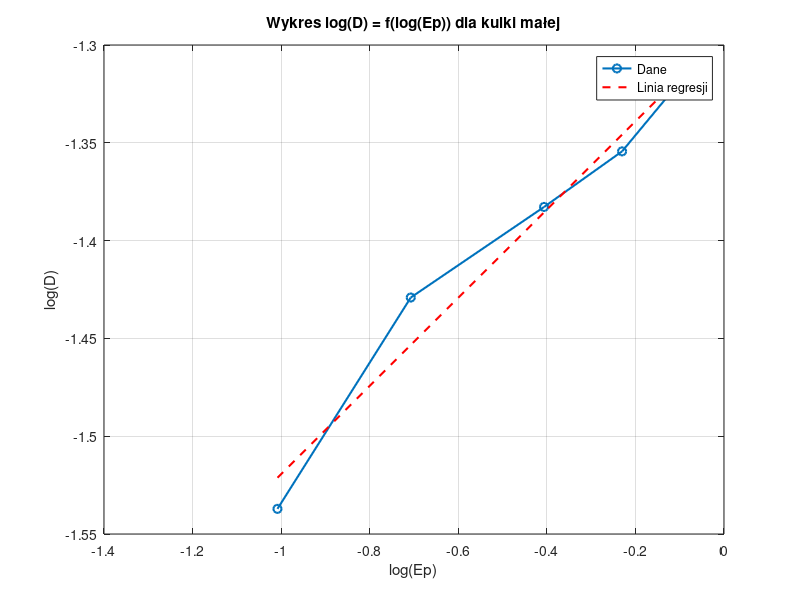

The MATLAB source for this figure:
% filepath: c:\Users\piogw\Documents\GitHub\Kolishar\kulamala.m
clear; clc; close all;

% Dane
D = [29.03, 37.23, 41.42, 44.22, 47.83] / 1000; % Średnia [m] (przekształcenie z mm na m)
logD = log10(D); % log(D)
Ep = [0.0981, 0.1962, 0.3924, 0.5886, 0.7848]; % Energia [J]
logEp = log10(Ep); % log(Ep)

% Wykres
figure;
plot(logEp, logD, '-o', 'LineWidth', 1.5);
grid on;
xlabel('log(Ep)');
ylabel('log(D)');
title('Wykres log(D) = f(log(Ep)) dla kulki małej');

% Obliczenie współczynnika kierunkowego prostej regresji
coefficients = polyfit(logEp, logD, 1); % Dopasowanie prostej (1 oznacza liniową)
slope = coefficients(1); % Współczynnik kierunkowy
intercept = coefficients(2); % Wyraz wolny

% Wyświetlenie wyników
disp(['Współczynnik kierunkowy (slope): ', num2str(slope)]);
disp(['Wyraz wolny (intercept): ', num2str(intercept)]);

% Dodanie linii regresji do wykresu
hold on;
regression_line = polyval(coefficients, logEp); % Obliczenie wartości linii regresji
plot(logEp, regression_line, '--r', 'LineWidth', 1.5); % Dodanie linii regresji
legend('Dane', 'Linia regresji', 'Location', 'best');

disp(['Odwrotność współczynnika kierunkowego: ', num2str(1/slope)]); % Odwrotność współczynnika kierunkowego